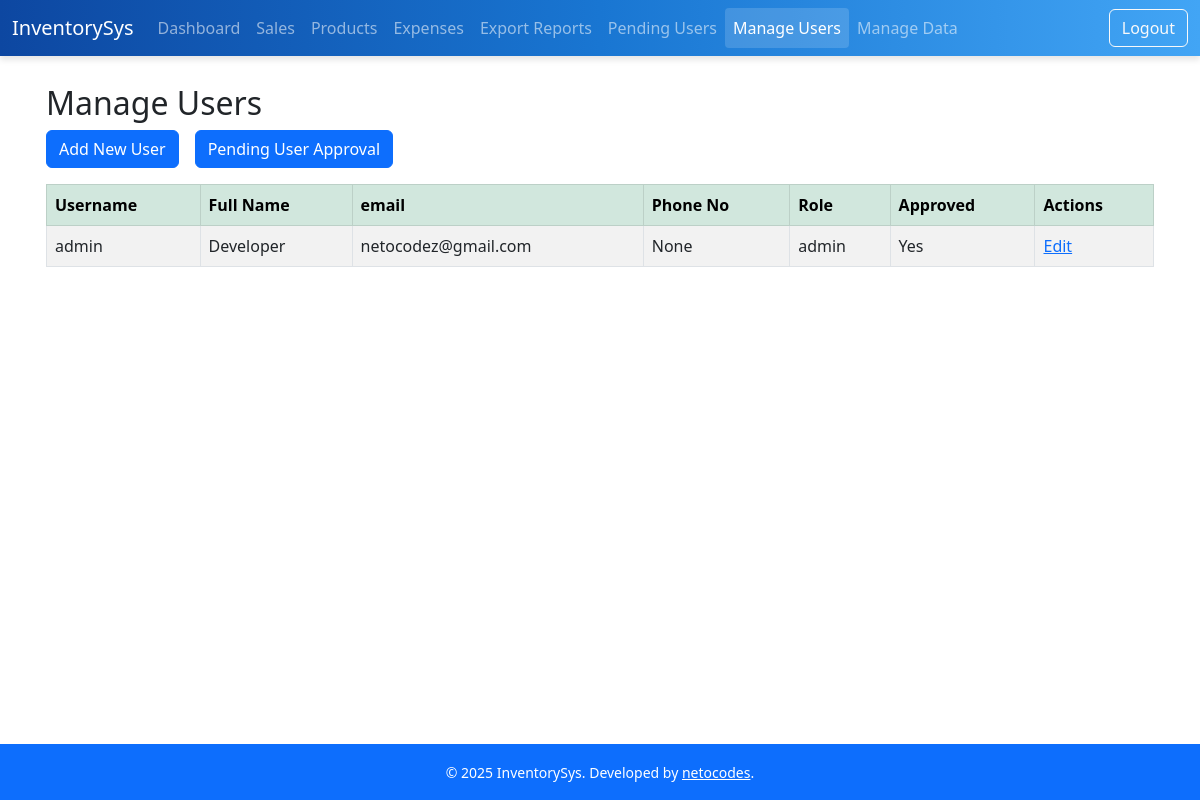
Before: /admin/users (signed in) with the older database file.
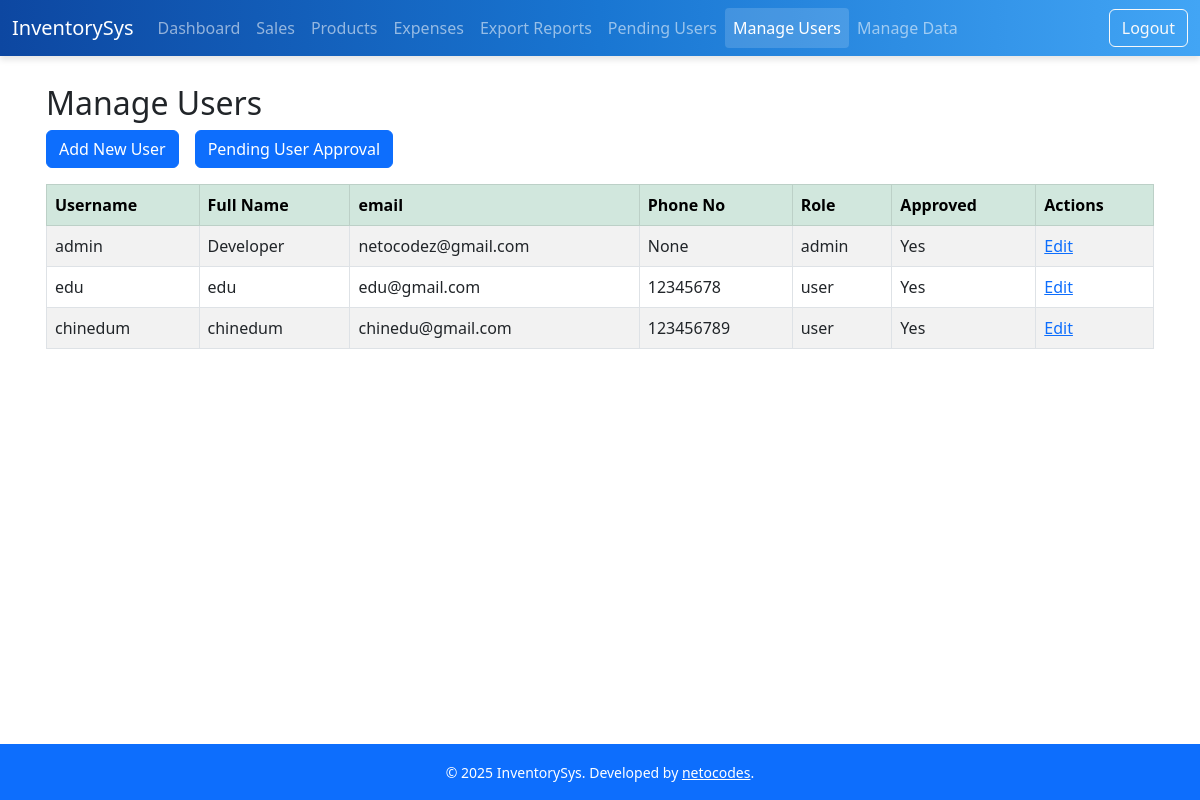
After: the same page with the newer database file.
### models.py (models this page shows, shortened)
class User(db.Model, UserMixin):
    id = db.Column(db.Integer, primary_key=True)
    uuid = db.Column(db.String(36), unique=True, default=lambda: str(uuid.uuid4()))
    username = db.Column(db.String(80), unique=True, nullable=False)
    full_name = db.Column(db.String(120), nullable=False)       # Full name field
    email = db.Column(db.String(120), unique=True, nullable=False)  # Email should be unique and required
    phone_number = db.Column(db.String(20), unique=True, nullable=True)  # Optional, but unique if provided
    password = db.Column(db.String(200), nullable=False)
    role = db.Column(db.String(20), nullable=False, default='user')  # roles: admin, approver, user
    is_approved = db.Column(db.Boolean, default=False)
    timestamp = db.Column(db.DateTime, default=datetime.utcnow)
    last_modified = db.Column(db.DateTime, default=datetime.utcnow, onupdate=datetime.utcnow)
    synced = db.Column(db.Boolean, default=False)
    def is_admin(self):
        return self.role == 'admin'

### routes/admin.py (the view)
@bp.route('/admin/users')
@login_required
@admin_required
def manage_users():
    users = User.query.all()
    return render_template('admin_manage_users.html', users=users)

### app.py (called while the page is built)
@login_manager.user_loader
def load_user(user_id):
    return User.query.get(int(user_id))

### templates/admin_manage_users.html (shortened to what this page needs)
{% extends 'base.html' %}
{% block content %}
<h2>Manage Users</h2>
<div class="d-grid gap-2 d-md-flex justify-content-md-start mb-3">
    <a href="{{ url_for('auth.register') }}" class="btn btn-primary me-md-2">Add New User</a>
    <a href="{{ url_for('admin.pending_users') }}" class="btn btn-primary me-md-2">Pending User Approval</a>
</div>
<table class="table table-bordered table-hover table-striped table-responsive" id="sales-table">
    <thead class="table-success">
        <tr>
            <th>Username</th>
            <th>Full Name</th>
            <th>email</th>
            <th>Phone No</th>
            <th>Role</th>
            <th>Approved</th>
            <th>Actions</th>
        </tr>
    </thead>
    <tbody>
    {% for user in users %}
        <tr>
            <td>{{ user.username }}</td>
            <td>{{ user.full_name }}</td>
            <td>{{ user.email }}</td>
            <td>{{ user.phone_number }}</td>
            <td>{{ user.role }}</td>
            <td>{{ 'Yes' if user.is_approved else 'No' }}</td>
            <td>
                <a href="{{ url_for('admin.edit_user', user_id=user.id) }}">Edit</a>
            </td>
        </tr>
    {% endfor %}
    </tbody>
</table>
{% endblock %}

### templates/base.html (shortened to what this page needs)
<!DOCTYPE html>
<html>
<head>
    <link rel="stylesheet" href="https://cdn.jsdelivr.net/npm/bootstrap@5.3.0/dist/css/bootstrap.min.css">
    <link rel="stylesheet" href="https://cdn.datatables.net/1.13.6/css/jquery.dataTables.min.css">
    <link rel="stylesheet" href="https://cdn.datatables.net/responsive/2.5.0/css/responsive.dataTables.min.css">
    <link rel="stylesheet" href="https://cdn.jsdelivr.net/npm/bootstrap-icons@1.10.5/font/bootstrap-icons.css">
</head>
<body class="d-flex flex-column min-vh-100">
    <nav class="navbar navbar-expand-lg navbar-dark custom-navbar mb-1 sticky-top">
        <div class="container-fluid">
            <a class="navbar-brand" href="{{ url_for('dashboard.dashboard') }}">InventorySys</a>
            <div class="collapse navbar-collapse" id="navbarNav">
                <ul class="navbar-nav">
                    <li class="nav-item"><a class="nav-link {% if request.path.startswith(url_for('dashboard.dashboard')) %}active{% endif %}" href="{{ url_for('dashboard.dashboard') }}">Dashboard</a></li>
                    <li class="nav-item"><a class="nav-link {% if request.path.startswith(url_for('sales.sales_list')) or '/sales/' in request.path %}active{% endif %}" href="{{ url_for('sales.sales_list') }}">Sales</a></li>
                    <li class="nav-item"><a class="nav-link {% if request.path.startswith(url_for('product.index')) or '/product' in request.path %}active{% endif %}" href="{{ url_for('product.index') }}">Products</a></li>
                    <li class="nav-item"><a class="nav-link {% if request.path.startswith(url_for('expense.expenses')) %}active{% endif %}" href="{{ url_for('expense.expenses') }}">Expenses</a></li>
                    <li class="nav-item"><a class="nav-link {% if request.path.startswith(url_for('report.export_reports')) %}active{% endif %}" href="{{ url_for('report.export_reports') }}">Export Reports</a></li>
                    {% if current_user.is_authenticated and (current_user.is_admin() or current_user.is_approver()) %}
                    <li class="nav-item"><a class="nav-link {% if request.path.startswith(url_for('admin.pending_users')) %}active{% endif %}" href="{{ url_for('admin.pending_users') }}">Pending Users</a></li>
                    {% endif %}
                    {% if current_user.is_authenticated and current_user.is_admin() %}
                    <li class="nav-item"><a class="nav-link {% if request.path.startswith(url_for('admin.manage_users')) %}active{% endif %}" href="{{ url_for('admin.manage_users') }}">Manage Users</a></li>
                    {% endif %}
                    {% if current_user.is_authenticated and (current_user.is_admin() or current_user.is_approver()) %}
                    <li class="nav-item"><a class="nav-link {% if request.path.startswith(url_for('backup.backup_page')) %}active{% endif %}" href="{{ url_for('backup.backup_page') }}">Manage Data</a></li>
                    {% endif %}
                </ul>
                <ul class="navbar-nav ms-auto">
                    <li class="nav-item">
                        <a class="btn btn-outline-light" href="{{ url_for('auth.logout') }}">Logout</a>
                    </li>
                </ul>
            </div>
        </div>
    </nav>
    <main class="flex-fill container mt-4 content-wrapper">
        {% block content %}{% endblock %}
    </main>
    <footer class="bg-primary text-white text-center py-3 mt-auto">
        <div class="container">
            <small>&copy; {{ current_year or 2025 }} InventorySys. Developed by <a href="https://netocodes.blogspot.com/">netocodes</a>.</small>
        </div>
    </footer>
</body>
</html>

### templates/base.html (style rules this page uses)
.nav-link.active { background-color: #007bff !important; color: #fff !important; border-radius: 0.25rem; }
.content-wrapper { margin-bottom: 3rem; padding-left: 1rem; padding-right: 1rem; }
footer a { color: #fff; text-decoration: underline; }
.custom-navbar { background: linear-gradient(90deg, #0d47a1, #1976d2, #42a5f5); box-shadow: 0 4px 6px rgba(0, 0, 0, 0.1); }
.navbar .nav-link.active { background-color: rgba(255, 255, 255, 0.15) !important; color: #fff !important; }

Changed rows visible on the page:
added User: username "edu", full_name "edu", email "edu@gmail.com", phone_number "12345678", role "user", is_approved "Yes"
added User: username "chinedum", full_name "chinedum", email "chinedu@gmail.com", phone_number "123456789", role "user", is_approved "Yes"
